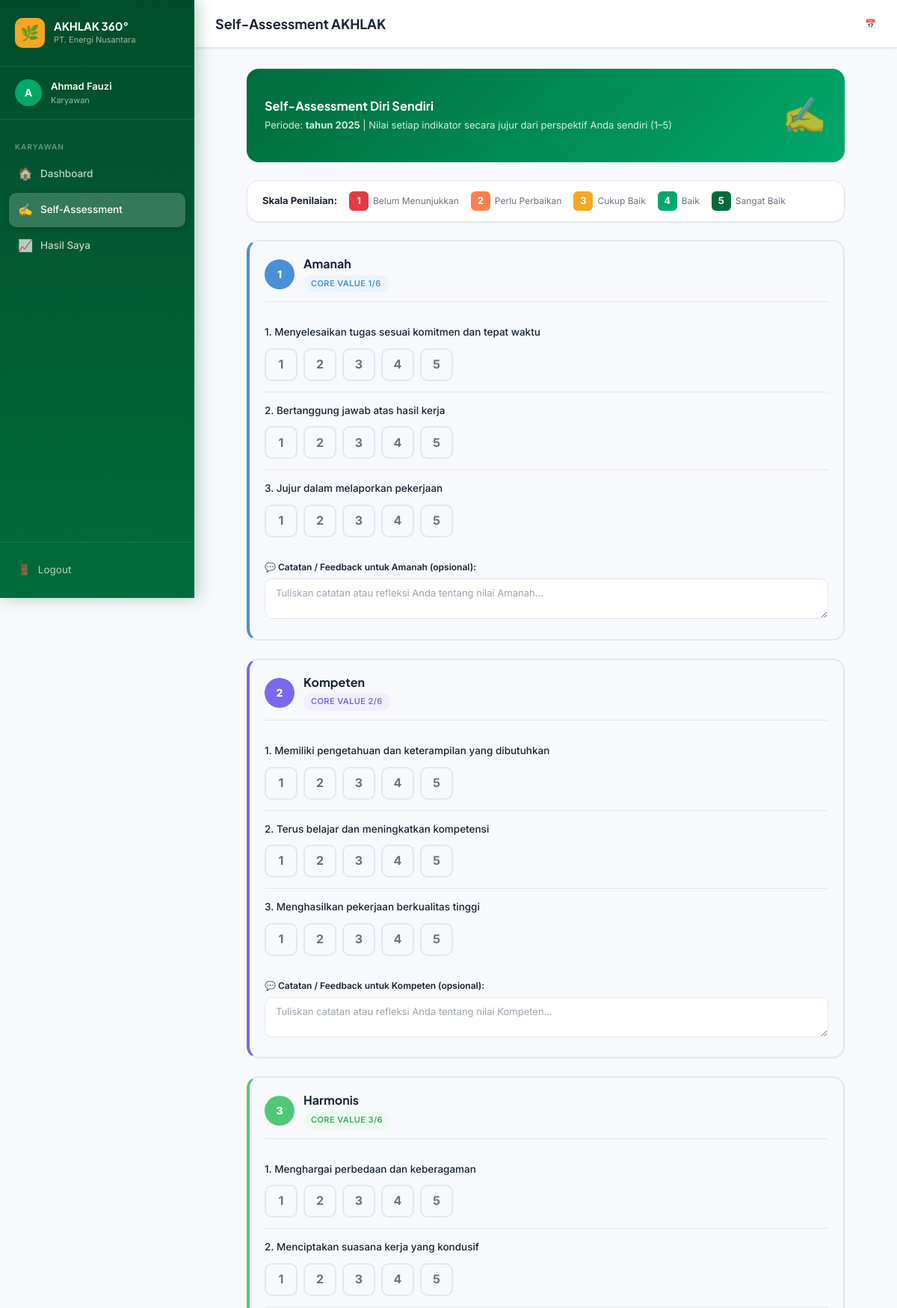
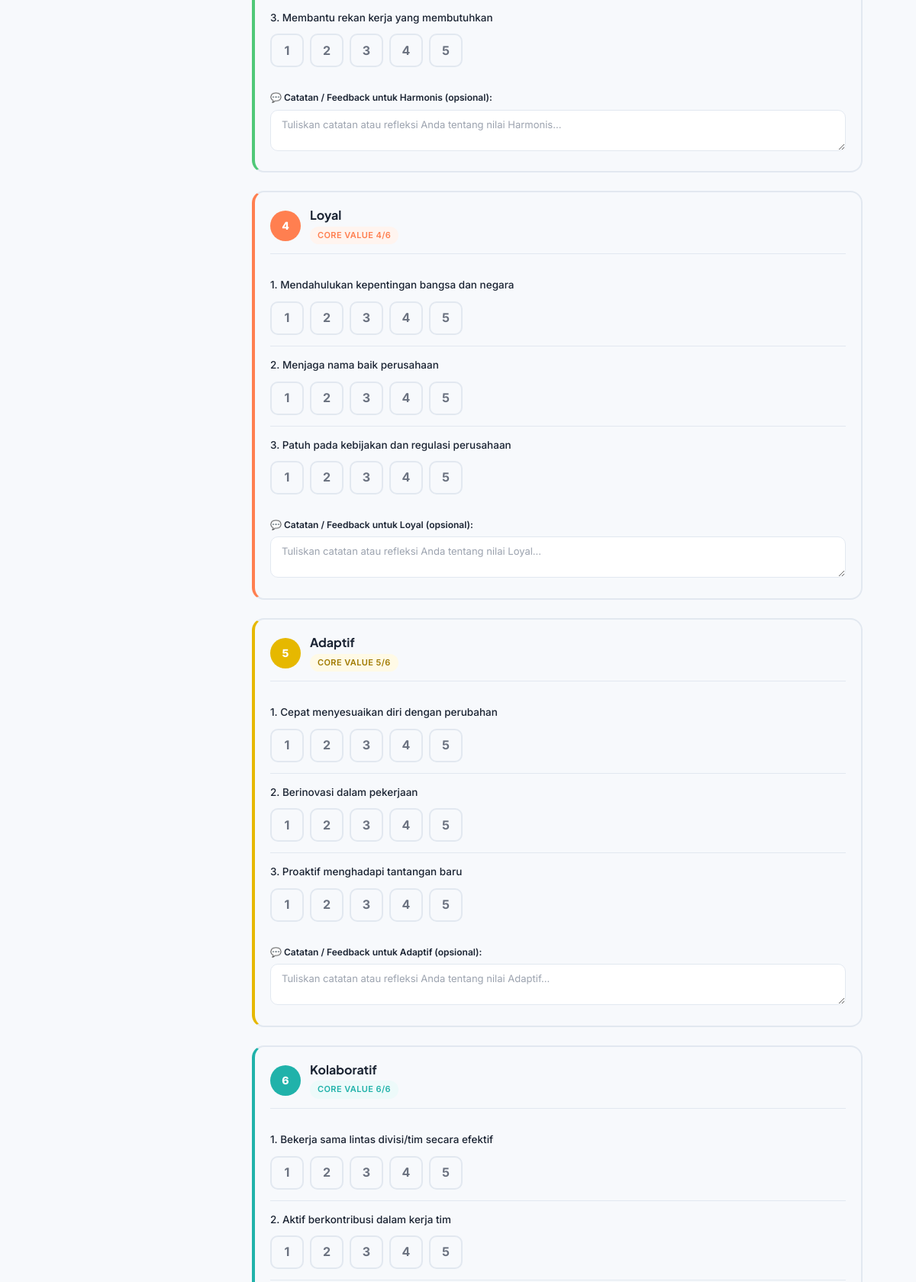
The app's page /employee/self-assessment (signed in, upper part) with its own data (2 pictures, top to bottom).
### tables this page shows
CREATE TABLE assessment_periods (
    id_period   INTEGER PRIMARY KEY AUTOINCREMENT,
    period_name VARCHAR(100) NOT NULL,
    start_date  DATE NOT NULL,
    end_date    DATE NOT NULL,
    status      VARCHAR(20) DEFAULT 'draft'
);

CREATE TABLE indikators (
    id_indikator    INTEGER PRIMARY KEY AUTOINCREMENT,
    core_value      INTEGER NOT NULL,
    indikator_name  VARCHAR(255) NOT NULL,
    nilai_min       INTEGER DEFAULT 1,
    nilai_max       INTEGER DEFAULT 5
);

### app/routes/employee.py (the view, shortened to what this page needs)
@employee_bp.route('/self-assessment', methods=['GET', 'POST'])
@login_required
@role_required('karyawan')
def self_assessment():
    user_id = session['user_id']
    periode = query_db(
        "SELECT * FROM assessment_periods WHERE status='active' ORDER BY id_period DESC LIMIT 1",
        one=True
    )
    if not periode:
        flash('Tidak ada periode penilaian aktif saat ini.', 'warning')
        return redirect(url_for('employee.dashboard'))
    penilaian = query_db(
        "SELECT * FROM penilaians WHERE id_period=? AND id_evaluator=? AND jenis_penilaian='self'",
        (periode['id_period'], user_id),
        one=True
    )
    if not penilaian:
        flash('Tidak ada tugas self-assessment untuk periode ini.', 'warning')
        return redirect(url_for('employee.dashboard'))
    if penilaian['status'] == 'submitted':
        flash('Self-assessment sudah disubmit.', 'info')
        return redirect(url_for('employee.my_results'))
    indikators = query_db(
        "SELECT * FROM indikators ORDER BY core_value, id_indikator"
    )
    core_value_labels = {
        1: 'Amanah', 2: 'Kompeten', 3: 'Harmonis',
        4: 'Loyal', 5: 'Adaptif', 6: 'Kolaboratif'
    }
    grouped = {}
    for ind in indikators:
        cv = ind['core_value']
        if cv not in grouped:
            grouped[cv] = {'label': core_value_labels.get(cv, str(cv)), 'indikators': []}
        grouped[cv]['indikators'].append(ind)
    existing_scores = {}
    details = query_db(
        "SELECT * FROM detail_penilaians WHERE penilaian_id=?",
        (penilaian['id_penilaian'],)
    )
    for d in details:
        existing_scores[d['id_indikator']] = d['score']
    return render_template('employee/self_assessment.html',
        penilaian=penilaian,
        grouped=grouped,
        existing_scores=existing_scores,
        periode=periode
    )

### app/routes/auth.py (called while the page is built)
def login_required(f):
    @wraps(f)
    def decorated_function(*args, **kwargs):
        if 'user_id' not in session:
            flash('Silakan login terlebih dahulu.', 'warning')
            return redirect(url_for('auth.login'))
        return f(*args, **kwargs)
    return decorated_function

def role_required(*roles):
    def decorator(f):
        @wraps(f)
        def decorated_function(*args, **kwargs):
            if 'user_id' not in session:
                flash('Silakan login terlebih dahulu.', 'warning')
                return redirect(url_for('auth.login'))
            if session.get('role') not in roles:
                flash('Anda tidak memiliki akses ke halaman ini.', 'danger')
                return redirect(url_for('auth.unauthorized'))
            return f(*args, **kwargs)
        return decorated_function
    return decorator

### database.py (called while the page is built)
def get_db():
    conn = sqlite3.connect(config.DATABASE)
    conn.row_factory = sqlite3.Row  # Agar hasil query bisa diakses seperti dict
    conn.execute("PRAGMA foreign_keys = ON")  # Aktifkan foreign key enforcement
    return conn

def query_db(query, args=(), one=False):
    conn = get_db()
    cur = conn.execute(query, args)
    rv = cur.fetchall()
    conn.close()
    return (rv[0] if rv else None) if one else rv

### app/templates/employee/self_assessment.html (shortened to what this page needs)
{% extends 'base.html' %}
{% block page_title %}Self-Assessment AKHLAK{% endblock %}
{% block content %}
<div style="max-width:800px;margin:0 auto;">
  <div class="card mb-6" style="background:linear-gradient(135deg,var(--color-primary),var(--color-secondary));border:none;color:white;">
    <div class="card-body" style="display:flex;justify-content:space-between;align-items:center;">
      <div>
        <h3 style="color:white;margin-bottom:4px;">Self-Assessment Diri Sendiri</h3>
        <p style="color:rgba(255,255,255,0.85);margin:0;font-size:13px;">
          Periode: <strong>{{ periode.period_name }}</strong> |
          Nilai setiap indikator secara jujur dari perspektif Anda sendiri (1–5)
        </p>
      </div>
      <div style="font-size:48px;opacity:0.7;">✍️</div>
    </div>
  </div>
  <div class="card mb-6" style="padding:14px 20px;">
    <div style="display:flex;gap:16px;flex-wrap:wrap;align-items:center;">
      <strong style="font-size:13px;">Skala Penilaian:</strong>
      {% for n, label, color in [
        ('1','Belum Menunjukkan','#E63946'),
        ('2','Perlu Perbaikan','#FF7F50'),
        ('3','Cukup Baik','#F5A623'),
        ('4','Baik','#00A86B'),
        ('5','Sangat Baik','#006B3C')
      ] %}
      <div style="display:flex;align-items:center;gap:6px;">
        <span style="width:26px;height:26px;border-radius:6px;background:{{ color }};color:white;font-weight:700;font-size:13px;display:flex;align-items:center;justify-content:center;">{{ n }}</span>
        <span style="font-size:12px;color:var(--color-text-muted);">{{ label }}</span>
      </div>
      {% endfor %}
    </div>
  </div>
  <form method="POST" action="{{ url_for('employee.self_assessment') }}" id="assessForm">
    {% set cv_colors = {1:'amanah',2:'kompeten',3:'harmonis',4:'loyal',5:'adaptif',6:'kolaboratif'} %}
    {% for cv, data in grouped.items() %}
    <div class="cv-card cv-{{ cv }} mb-6 fade-in-up" style="animation-delay:{{ (cv-1)*0.1 }}s">
      <div class="cv-card-header">
        <div class="cv-badge-circle">{{ cv }}</div>
        <div>
          <h3 style="font-size:16px;margin:0;">{{ data.label }}</h3>
          <span class="badge badge-{{ cv_colors.get(cv, '') }}" style="margin-top:4px;">Core Value {{ cv }}/6</span>
        </div>
      </div>
      {% for ind in data.indikators %}
      <div style="padding:14px 0;{% if not loop.last %}border-bottom:1px solid var(--color-border);{% endif %}">
        <div style="margin-bottom:10px;">
          <p style="font-size:13.5px;font-weight:500;color:var(--color-text);margin:0;">
            {{ loop.index }}. {{ ind.indikator_name }}
          </p>
        </div>
        <div class="rating-group" id="rg_{{ ind.id_indikator }}">
          {% for n in range(1, 6) %}
          <label class="rating-label" for="r{{ ind.id_indikator }}_{{ n }}" title="
            {% if n==1 %}Belum Menunjukkan
            {% elif n==2 %}Perlu Perbaikan
            {% elif n==3 %}Cukup Baik
            {% elif n==4 %}Baik
            {% else %}Sangat Baik{% endif %}">{{ n }}</label>
          {% endfor %}
        </div>
      </div>
      {% endfor %}
      <div style="margin-top:16px;">
        <label class="form-label" style="font-size:12px;">
          💬 Catatan / Feedback untuk {{ data.label }} (opsional):
        </label>
        <textarea class="form-control" name="feedback_{{ cv }}"
          placeholder="Tuliskan catatan atau refleksi Anda tentang nilai {{ data.label }}..."
          rows="2" style="resize:vertical;font-size:13px;"></textarea>
      </div>
    </div>
    {% endfor %}
  </form>
</div>
{% endblock %}

### records on screen
assessment_periods: period_name "tahun 2025"
indikators: indikator_name "Menyelesaikan tugas sesuai komitmen dan tepat waktu", n "1" "2" "3" "4" "5"
indikators: indikator_name "Bertanggung jawab atas hasil kerja", n "1" "2" "3" "4" "5"
indikators: indikator_name "Jujur dalam melaporkan pekerjaan", n "1" "2" "3" "4" "5"
indikators: indikator_name "Memiliki pengetahuan dan keterampilan yang dibutuhkan", n "1" "2" "3" "4" "5"
indikators: indikator_name "Terus belajar dan meningkatkan kompetensi", n "1" "2" "3" "4" "5"
indikators: indikator_name "Menghasilkan pekerjaan berkualitas tinggi", n "1" "2" "3" "4" "5"
indikators: indikator_name "Menghargai perbedaan dan keberagaman", n "1" "2" "3" "4" "5"
indikators: indikator_name "Menciptakan suasana kerja yang kondusif", n "1" "2" "3" "4" "5"
indikators: indikator_name "Membantu rekan kerja yang membutuhkan", n "1" "2" "3" "4" "5"
indikators: indikator_name "Mendahulukan kepentingan bangsa dan negara", n "1" "2" "3" "4" "5"
indikators: indikator_name "Menjaga nama baik perusahaan", n "1" "2" "3" "4" "5"
indikators: indikator_name "Patuh pada kebijakan dan regulasi perusahaan", n "1" "2" "3" "4" "5"
indikators: indikator_name "Cepat menyesuaikan diri dengan perubahan", n "1" "2" "3" "4" "5"
indikators: indikator_name "Berinovasi dalam pekerjaan", n "1" "2" "3" "4" "5"
indikators: indikator_name "Proaktif menghadapi tantangan baru", n "1" "2" "3" "4" "5"
indikators: indikator_name "Bekerja sama lintas divisi/tim secara efektif", n "1" "2" "3" "4" "5"
indikators: indikator_name "Aktif berkontribusi dalam kerja tim", n "1" "2" "3" "4" "5"

### other values on screen
{{ session.nama[0]|upper if session.nama else 'U' }} "A"
{{ session.nama or 'Pengguna' }} "Ahmad Fauzi"
{{ session.role or 'guest' }} "Karyawan"
{{ n }} "1" "2" "3" "4" "5"
{{ label }} "Belum Menunjukkan" "Perlu Perbaikan" "Cukup Baik" "Baik" "Sangat Baik"
{{ cv }} "1" "2" "3" "4" "5" "6"
{{ data.label }} "Amanah" "Kompeten" "Harmonis" "Loyal" "Adaptif" "Kolaboratif"
{{ data.label }} "Amanah" "Kompeten" "Harmonis" "Loyal" "Adaptif"
